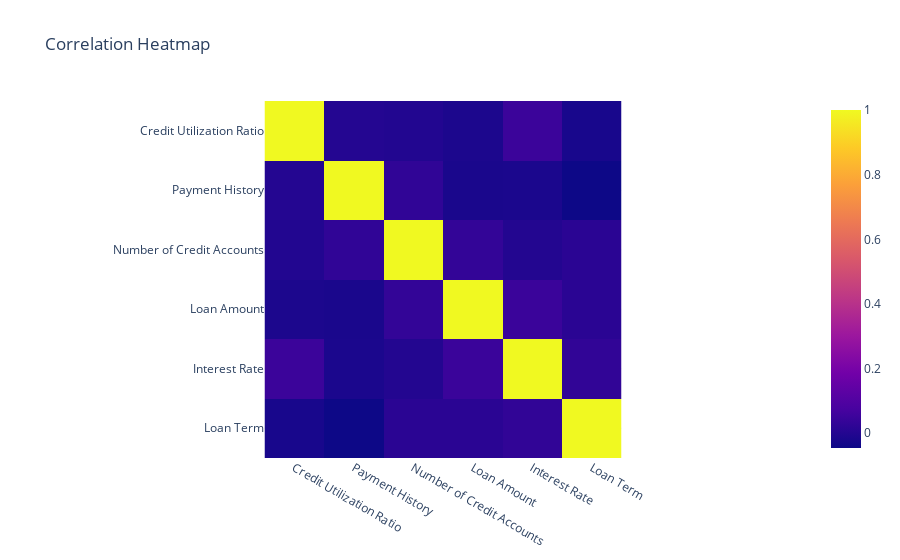

Notebook code cell kept with this figure:
### Code cell
correlation_fig.show()

### Figure 1 — Plotly figure (JSON) as saved in the notebook; plotly's stock layout.template omitted (floating-point values rounded to 4 significant figures)
{"data": [{"coloraxis": "coloraxis", "hovertemplate": "x: %{x}<br>y: %{y}<br>color: %{z}<extra></extra>", "name": "0", "type": "heatmap", "x": ["Credit Utilization Ratio", "Payment History", "Number of Credit Accounts", "Loan Amount", "Interest Rate", "Loan Term"], "xaxis": "x", "y": ["Credit Utilization Ratio", "Payment History", "Number of Credit Accounts", "Loan Amount", "Interest Rate", "Loan Term"], "yaxis": "y", "z": [[1, 0.002114, -0.001842, -0.01492, 0.04824, -0.02292], [0.002114, 1, 0.02502, -0.01908, -0.01762, -0.04553], [-0.001842, 0.02502, 1, 0.03223, -0.001083, 0.01279], [-0.01492, -0.01908, 0.03223, 1, 0.04529, 0.01428], [0.04824, -0.01762, -0.001083, 0.04529, 1, 0.02819], [-0.02292, -0.04553, 0.01279, 0.01428, 0.02819, 1]]}], "layout": {"coloraxis": {"colorscale": [[0, "#0d0887"], [0.1111, "#46039f"], [0.2222, "#7201a8"], [0.3333, "#9c179e"], [0.4444, "#bd3786"], [0.5556, "#d8576b"], [0.6667, "#ed7953"], [0.7778, "#fb9f3a"], [0.8889, "#fdca26"], [1, "#f0f921"]]}, "title": {"text": "Correlation Heatmap"}, "xaxis": {"anchor": "y", "constrain": "domain", "domain": [0, 1], "scaleanchor": "y"}, "yaxis": {"anchor": "x", "autorange": "reversed", "constrain": "domain", "domain": [0, 1]}}}
